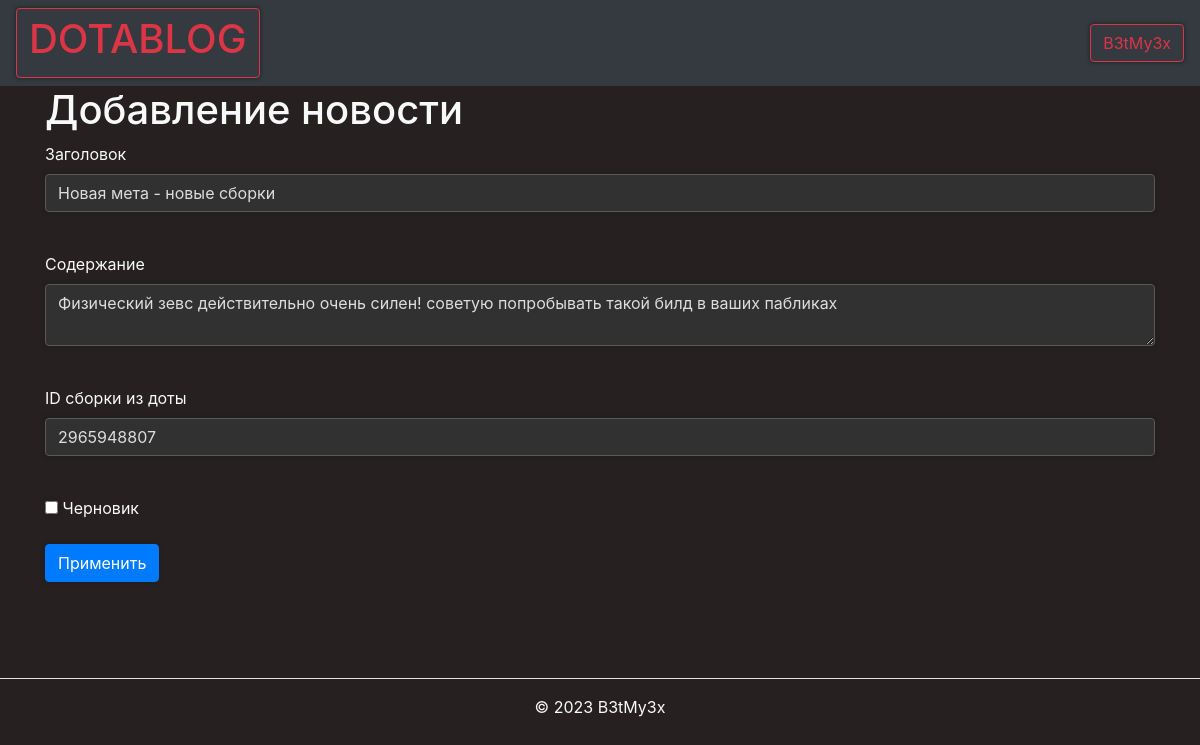
/news_edit/11 (signed in), run on the app's committed database.
### data/users.py (models this page shows, shortened)
class User(SqlAlchemyBase, UserMixin):
    __tablename__ = 'users'
    id = sqlalchemy.Column(sqlalchemy.Integer,
                           primary_key=True, autoincrement=True)
    name = sqlalchemy.Column(sqlalchemy.String, nullable=True)
    about = sqlalchemy.Column(sqlalchemy.String, nullable=True)
    email = sqlalchemy.Column(sqlalchemy.String,
                              index=True, unique=True, nullable=True)
    hashed_password = sqlalchemy.Column(sqlalchemy.String, nullable=True)
    created_date = sqlalchemy.Column(sqlalchemy.DateTime,
                                     default=datetime.datetime.now)
    role = sqlalchemy.Column(sqlalchemy.String,
                              index=True, nullable=True)
    steam_id = sqlalchemy.Column(sqlalchemy.String,
                              index=True, nullable=True)
    news = orm.relationship("News", back_populates='user')

### data/news.py (models this page shows)
class News(SqlAlchemyBase):
    __tablename__ = 'news'
    categories = orm.relationship("Category",
                                  secondary="association",
                                  backref="news")
    id = sqlalchemy.Column(sqlalchemy.Integer,
                           primary_key=True, autoincrement=True)
    title = sqlalchemy.Column(sqlalchemy.String, nullable=True)
    content = sqlalchemy.Column(sqlalchemy.String, nullable=True)
    created_date = sqlalchemy.Column(sqlalchemy.DateTime,
                                     default=datetime.datetime.now)
    is_private = sqlalchemy.Column(sqlalchemy.Boolean, default=True)
    user_id = sqlalchemy.Column(sqlalchemy.Integer,
                                sqlalchemy.ForeignKey("users.id"))
    build = sqlalchemy.Column(sqlalchemy.String, nullable=True)
    user = orm.relationship('User')

### main.py (the view, shortened to what this page needs)
@app.route('/news_edit/<int:id>', methods=['GET', 'POST'])
@login_required
def news_edit(id):
    form = NewsForm()
    if request.method == "GET":
        db_sess = db_session.create_session()
        news = db_sess.query(News).filter(News.id == id,
                                          News.user == current_user
                                          ).first()
        news1 = db_sess.query(News).filter(News.id == id).first()
        if news or is_admin():
            form.title.data = news1.title
            form.content.data = news1.content
            form.build.data = news1.build
            form.is_private.data = news1.is_private
        else:
            abort(404)
    return render_template('news_edit.html',
                           title='Редактирование новости',
                           form=form
                           )

### data/news.py
class NewsForm(FlaskForm):
    title = StringField('Заголовок', validators=[DataRequired()])
    content = TextAreaField("Содержание")
    build = StringField("ID сборки из доты")
    is_private = BooleanField("Черновик")
    submit = SubmitField("Применить")

### data/db_session.py (called while the page is built)
def create_session() -> Session:
    global __factory
    return __factory()

### main.py (called while the page is built)
def is_admin():
    db_sess = db_session.create_session()
    user = db_sess.query(User).filter(User.id == current_user.get_id()).first()
    print(str(type(user)))
    if str(type(user)) == "<class 'NoneType'>":
        print(False)
        return False
    elif user.role == "admin":
        print(True)
        return True
    return False

@login_manager.user_loader
def load_user(user_id):
    db_sess = db_session.create_session()
    return db_sess.query(User).get(user_id)

### templates/news_edit.html (shortened to what this page needs)
{% extends "base.html" %}
{% block content %}
<h1>Добавление новости</h1>
<form action="" method="post">
    <p>
        {{ form.title.label }}<br>
        {{ form.title(class="form-control") }}<br>
    </p>
    <p>
        {{ form.content.label }}<br>
        {{ form.content(class="form-control") }}<br>
    </p>
    <p>
        {{ form.build.label }}<br>
        {{ form.build(class="form-control") }}<br>
    </p>
    <p>{{ form.is_private() }} {{ form.is_private.label }}</p>
    <p>{{ form.submit(type="submit", class="btn btn-primary") }}</p>
    <br>
</form>
{% endblock %}

### templates/base.html (shortened to what this page needs)
<!doctype html>
<html lang="en">
<head>
    <link rel="stylesheet"
          href="https://stackpath.bootstrapcdn.com/bootstrap/4.4.1/css/bootstrap.min.css"
>
</head>
<body style="color:#f8f9fa; background-color:#262020 ">
<header>
    <nav class="navbar navbar-dark bg-dark">
        <a class="btn btn-outline-danger" href="/feed"><h1>DOTABLOG</h1></a>
        {% if current_user.is_authenticated %}
    <a class="btn btn-outline-danger" href="/logout">{{ current_user.name }}</a>
{% else %}
    <p>
        <a class="btn btn-outline-danger" href="/register">Зарегистрироваться</a>
        <a class="btn btn-outline-danger" href="/login">Войти</a>
    </p>
{% endif %}
    </nav>
</header>
<main role="main" class="container">
    {% block content %}{% endblock %}
</main>
</body>
<footer class="py-3 my-4">
    <ul class="nav justify-content-center border-bottom pb-3 mb-3">
    </ul>
    <p class="text-center text-body-secondary">© 2023 B3tMy3x</p>
  </footer>
</html>

### templates/base.html (style rules this page uses)
html { overflow-y: scroll; }
body { -webkit-touch-callout: none; -webkit-user-select: none; -khtml-user-select: none; -moz-user-select: none; -ms-user-select: none; user-select: none; }
textarea { padding: 8px; }
a, input, textarea { filter: progid:DXImageTransform.Microsoft.gradient(startColorstr='#252626', endColorstr='#2f3031'); background: #313131 -moz-box-shadow: 0px 0px 4px 0px #1c1e1e; -webkit-box-shadow: 0px 0px 4px 0px #1c1e1e; box-shadow: 0px 0px 4px 0px #1c1e1e; border-radius: 8px; border: 1px solid #333; color: #ddd; outline: 0; }
.form-control { display: block; width: 100%; height: calc(1.5em + 0.75rem + 2px); padding: 0.375rem 0.75rem; font-size: 1rem; font-weight: 400; line-height: 1.5; color: #ddd; background-color: #313131; background-clip: padding-box; border: 1px solid #5a5a5a; border-radius: 0.25rem; transition: border-color .15s ease-in-out,box-shadow .15s ease-in-out; }

### data on the page
User: name "B3tMy3x"
News: title "Новая мета - новые сборки", content "Физический зевс действительно очень силен! советую попробывать такой билд в ваших пабликах", build "2965948807"
